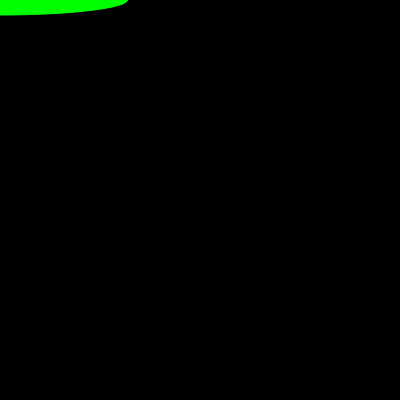
Frame 1 (no input)
Frame 60 (no input): identical to frame 1, image omitted
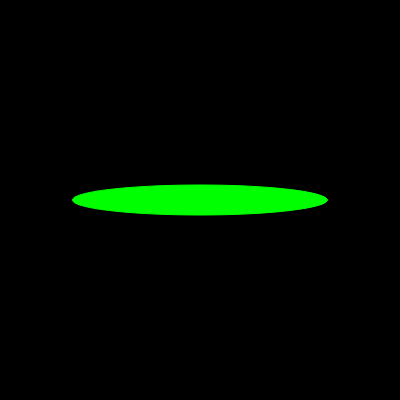
Frame 120 (the mouse pressed at the canvas centre since frame 60)

The p5.js sketch that drew these frames (run headless with seeded random() and noise() and a simulated clock; from frame 60 on, the mouse is pressed at the canvas centre):

// p5.js sketch
// ── sketch.js
function setup() {
    createCanvas(400, 400)
    background(0, 0, 0)
  }
  
  function draw()
 {
  background(0, 0, 0)  
  if (keyIsPressed) {
      fill(255, 0, 0)
      stroke (255,0,0)
    } else {
      fill(0, 255, 0)
      stroke(0, 255, 0)
    }
  
    ellipse(mouseX, mouseY, 255, 30)
  }
  
